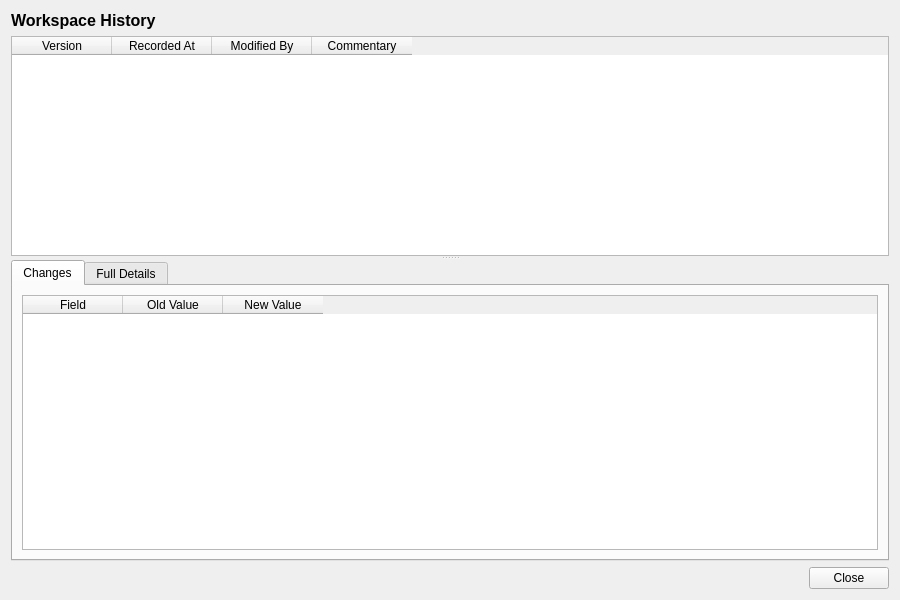
<?xml version="1.0" encoding="UTF-8"?>
<ui version="4.0">
 <class>WorkspaceHistoryDialog</class>
 <widget class="QWidget" name="WorkspaceHistoryDialog">
  <property name="geometry">
   <rect>
    <x>0</x>
    <y>0</y>
    <width>900</width>
    <height>600</height>
   </rect>
  </property>
  <property name="windowTitle">
   <string>Workspace History</string>
  </property>
  <layout class="QVBoxLayout" name="verticalLayout">
   <item>
    <widget class="QLabel" name="titleLabel">
     <property name="font">
      <font>
       <pointsize>12</pointsize>
       <bold>true</bold>
      </font>
     </property>
     <property name="text">
      <string>Workspace History</string>
     </property>
    </widget>
   </item>
   <item>
    <widget class="QSplitter" name="splitter">
     <property name="orientation">
      <enum>Qt::Vertical</enum>
     </property>
     <widget class="QTableWidget" name="versionListWidget">
      <property name="minimumHeight">
       <number>150</number>
      </property>
      <property name="maximumHeight">
       <number>250</number>
      </property>
      <property name="alternatingRowColors">
       <bool>true</bool>
      </property>
      <property name="editTriggers">
       <set>QAbstractItemView::NoEditTriggers</set>
      </property>
      <property name="selectionMode">
       <enum>QAbstractItemView::SingleSelection</enum>
      </property>
      <property name="selectionBehavior">
       <enum>QAbstractItemView::SelectRows</enum>
      </property>
      <column>
       <property name="text">
        <string>Version</string>
       </property>
      </column>
      <column>
       <property name="text">
        <string>Recorded At</string>
       </property>
      </column>
      <column>
       <property name="text">
        <string>Modified By</string>
       </property>
      </column>
      <column>
       <property name="text">
        <string>Commentary</string>
       </property>
      </column>
     </widget>
     <widget class="QWidget" name="detailWidget">
      <layout class="QVBoxLayout" name="detailLayout">
       <property name="leftMargin">
        <number>0</number>
       </property>
       <property name="topMargin">
        <number>0</number>
       </property>
       <property name="rightMargin">
        <number>0</number>
       </property>
       <property name="bottomMargin">
        <number>0</number>
       </property>
       <item>
        <widget class="QTabWidget" name="tabWidget">
         <property name="currentIndex">
          <number>0</number>
         </property>
         <widget class="QWidget" name="changesTab">
          <attribute name="title">
           <string>Changes</string>
          </attribute>
          <layout class="QVBoxLayout" name="changesTabLayout">
           <item>
            <widget class="QTableWidget" name="changesTableWidget">
             <property name="editTriggers">
              <set>QAbstractItemView::NoEditTriggers</set>
             </property>
             <property name="alternatingRowColors">
              <bool>true</bool>
             </property>
             <property name="selectionMode">
              <enum>QAbstractItemView::SingleSelection</enum>
             </property>
             <property name="selectionBehavior">
              <enum>QAbstractItemView::SelectRows</enum>
             </property>
             <column>
              <property name="text">
               <string>Field</string>
              </property>
             </column>
             <column>
              <property name="text">
               <string>Old Value</string>
              </property>
             </column>
             <column>
              <property name="text">
               <string>New Value</string>
              </property>
             </column>
            </widget>
           </item>
          </layout>
         </widget>
         <widget class="QWidget" name="fullDetailsTab">
          <attribute name="title">
           <string>Full Details</string>
          </attribute>
          <layout class="QVBoxLayout" name="fullDetailsTabLayout">
           <item>
            <widget class="QScrollArea" name="scrollArea">
             <property name="widgetResizable">
              <bool>true</bool>
             </property>
             <widget class="QWidget" name="scrollAreaWidgetContents">
              <property name="geometry">
               <rect>
                <x>0</x>
                <y>0</y>
                <width>560</width>
                <height>450</height>
               </rect>
              </property>
              <layout class="QFormLayout" name="formLayout">
               <item row="0" column="0">
                <widget class="QLabel" name="nameLabel">
                 <property name="text">
                  <string>Name:</string>
                 </property>
                </widget>
               </item>
               <item row="0" column="1">
                <widget class="QLabel" name="nameValue">
                 <property name="text">
                  <string/>
                 </property>
                </widget>
               </item>
               <item row="1" column="0">
                <widget class="QLabel" name="descriptionLabel">
                 <property name="text">
                  <string>Description:</string>
                 </property>
                </widget>
               </item>
               <item row="1" column="1">
                <widget class="QLabel" name="descriptionValue">
                 <property name="text">
                  <string/>
                 </property>
                 <property name="wordWrap">
                  <bool>true</bool>
                 </property>
                </widget>
               </item>
               <item row="2" column="0">
                <widget class="QLabel" name="source_pathLabel">
                 <property name="text">
                  <string>Source Path:</string>
                 </property>
                </widget>
               </item>
               <item row="2" column="1">
                <widget class="QLabel" name="sourcePathValue">
                 <property name="text">
                  <string/>
                 </property>
                </widget>
               </item>
               <item row="3" column="0">
                <widget class="QLabel" name="parent_workspace_idLabel">
                 <property name="text">
                  <string>Parent:</string>
                 </property>
                </widget>
               </item>
               <item row="3" column="1">
                <widget class="QLabel" name="parentValue">
                 <property name="text">
                  <string/>
                 </property>
                </widget>
               </item>
               <item row="4" column="0">
                <widget class="QLabel" name="owner_idLabel">
                 <property name="text">
                  <string>Owner:</string>
                 </property>
                </widget>
               </item>
               <item row="4" column="1">
                <widget class="QLabel" name="ownerValue">
                 <property name="text">
                  <string/>
                 </property>
                </widget>
               </item>
               <item row="5" column="0">
                <widget class="QLabel" name="status_codeLabel">
                 <property name="text">
                  <string>Status:</string>
                 </property>
                </widget>
               </item>
               <item row="5" column="1">
                <widget class="QLabel" name="statusValue">
                 <property name="text">
                  <string/>
                 </property>
                </widget>
               </item>
               <item row="6" column="0">
                <widget class="QLabel" name="versionNumberLabel">
                 <property name="text">
                  <string>Version:</string>
                 </property>
                </widget>
               </item>
               <item row="6" column="1">
                <widget class="QLabel" name="versionNumberValue">
                 <property name="text">
                  <string/>
                 </property>
                </widget>
               </item>
               <item row="7" column="0">
                <widget class="QLabel" name="modifiedByLabel">
                 <property name="text">
                  <string>Modified By:</string>
                 </property>
                </widget>
               </item>
               <item row="7" column="1">
                <widget class="QLabel" name="modifiedByValue">
                 <property name="text">
                  <string/>
                 </property>
                </widget>
               </item>
               <item row="8" column="0">
                <widget class="QLabel" name="recordedAtLabel">
                 <property name="text">
                  <string>Recorded At:</string>
                 </property>
                </widget>
               </item>
               <item row="8" column="1">
                <widget class="QLabel" name="recordedAtValue">
                 <property name="text">
                  <string/>
                 </property>
                </widget>
               </item>
               <item row="9" column="0">
                <widget class="QLabel" name="changeCommentaryLabel">
                 <property name="text">
                  <string>Change Commentary:</string>
                 </property>
                </widget>
               </item>
               <item row="9" column="1">
                <widget class="QLabel" name="changeCommentaryValue">
                 <property name="text">
                  <string/>
                 </property>
                 <property name="wordWrap">
                  <bool>true</bool>
                 </property>
                </widget>
               </item>
              </layout>
             </widget>
            </widget>
           </item>
          </layout>
         </widget>
        </widget>
       </item>
      </layout>
     </widget>
    </widget>
   </item>
   <item>
    <layout class="QHBoxLayout" name="buttonLayout">
     <item>
      <spacer name="horizontalSpacer">
       <property name="orientation">
        <enum>Qt::Horizontal</enum>
       </property>
       <property name="sizeHint" stdset="0">
        <size><width>40</width><height>20</height></size>
       </property>
      </spacer>
     </item>
     <item>
      <widget class="QPushButton" name="closeButton">
       <property name="text">
        <string>Close</string>
       </property>
      </widget>
     </item>
    </layout>
   </item>
  </layout>
 </widget>
 <resources/>
 <connections/>
</ui>
